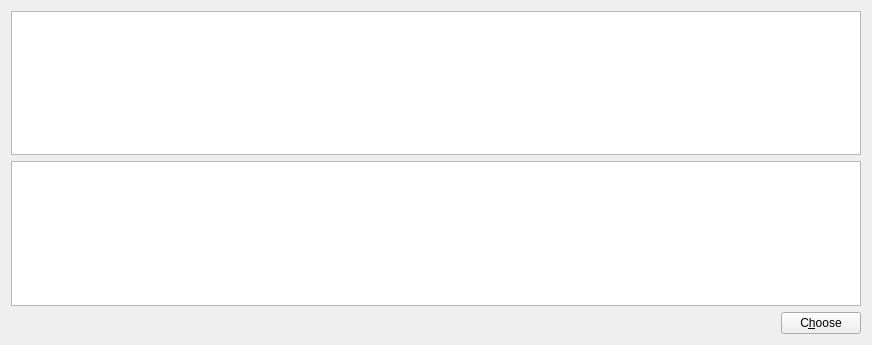
<?xml version="1.0" encoding="UTF-8"?>
<ui version="4.0">
 <class>CoinSelectionDialog</class>
 <widget class="QDialog" name="CoinSelectionDialog">
  <property name="geometry">
   <rect>
    <x>0</x>
    <y>0</y>
    <width>872</width>
    <height>345</height>
   </rect>
  </property>
  <property name="contextMenuPolicy">
   <enum>Qt::CustomContextMenu</enum>
  </property>
  <property name="windowTitle">
   <string>Coin Selection</string>
  </property>
  <layout class="QVBoxLayout" name="verticalLayout">
   <item>
    <widget class="QTableView" name="tableViewT">
     <property name="contextMenuPolicy">
      <enum>Qt::CustomContextMenu</enum>
     </property>
     <property name="toolTip">
      <string/>
     </property>
     <property name="tabKeyNavigation">
      <bool>false</bool>
     </property>
     <property name="alternatingRowColors">
      <bool>true</bool>
     </property>
     <property name="selectionMode">
      <enum>QAbstractItemView::SingleSelection</enum>
     </property>
     <property name="selectionBehavior">
      <enum>QAbstractItemView::SelectRows</enum>
     </property>
     <property name="sortingEnabled">
      <bool>true</bool>
     </property>
     <attribute name="verticalHeaderVisible">
      <bool>false</bool>
     </attribute>
    </widget>
   </item>
   <item>
    <widget class="QTableView" name="tableViewZ">
     <property name="contextMenuPolicy">
      <enum>Qt::CustomContextMenu</enum>
     </property>
     <property name="tabKeyNavigation">
      <bool>false</bool>
     </property>
     <property name="alternatingRowColors">
      <bool>true</bool>
     </property>
     <property name="selectionMode">
      <enum>QAbstractItemView::SingleSelection</enum>
     </property>
     <property name="selectionBehavior">
      <enum>QAbstractItemView::SelectRows</enum>
     </property>
     <property name="sortingEnabled">
      <bool>true</bool>
     </property>
     <attribute name="verticalHeaderVisible">
      <bool>false</bool>
     </attribute>
    </widget>
   </item>
   <item>
    <layout class="QHBoxLayout" name="horizontalLayout">
     <item>
      <spacer name="horizontalSpacer">
       <property name="orientation">
        <enum>Qt::Horizontal</enum>
       </property>
       <property name="sizeHint" stdset="0">
        <size>
         <width>40</width>
         <height>20</height>
        </size>
       </property>
      </spacer>
     </item>
     <item>
      <widget class="QPushButton" name="closeButton">
       <property name="sizePolicy">
        <sizepolicy hsizetype="Minimum" vsizetype="Minimum">
         <horstretch>0</horstretch>
         <verstretch>0</verstretch>
        </sizepolicy>
       </property>
       <property name="text">
        <string>C&amp;hoose</string>
       </property>
       <property name="autoDefault">
        <bool>false</bool>
       </property>
      </widget>
     </item>
    </layout>
   </item>
  </layout>
 </widget>
 <resources>
  <include location="../bitcoin.qrc"/>
 </resources>
 <connections/>
</ui>
